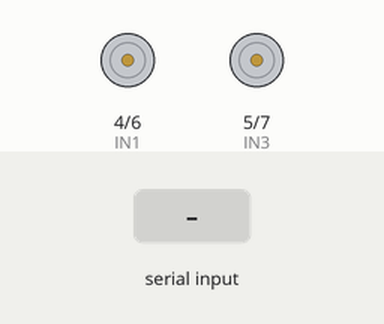
This program was run on a simulated Arduino Uno, built with avr-gcc and run on an emulated ATmega328P. Shown: motor-driver pin pairs drawn as motors (green arrow = first pin HIGH = forward, orange = second pin HIGH = backward, longer = more drive). The inputs (shaded band) are chosen by the test bench.

Above: at 1.2 s.
1.3 s: "F" received over Serial
At 2.4 s:
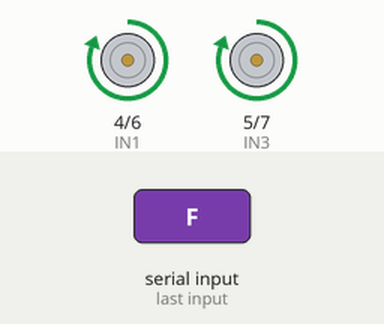
2.8 s: "B" received over Serial
At 3.5 s:
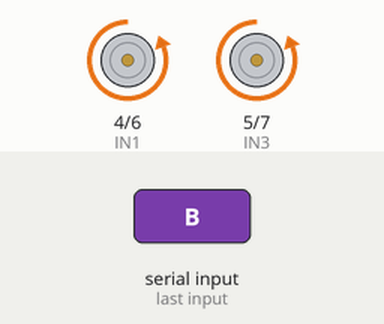
4.3 s: "R" received over Serial
At 4.7 s:
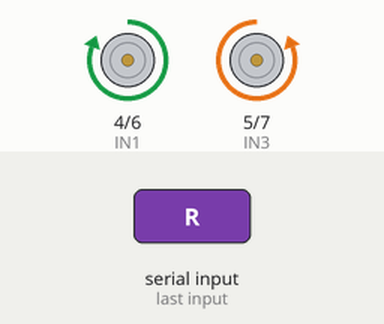
5.8 s: "L" received over Serial
At 7.0 s:
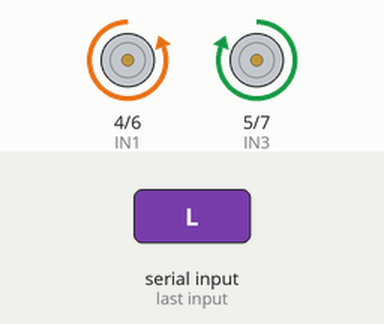
7.3 s: "1" received over Serial
At 8.2 s:
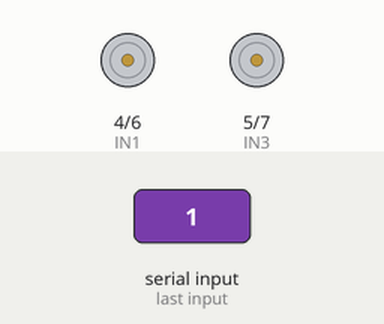
Timing chart, 0 to 9.8 s (numbered marks = the images above; inputs shaded):
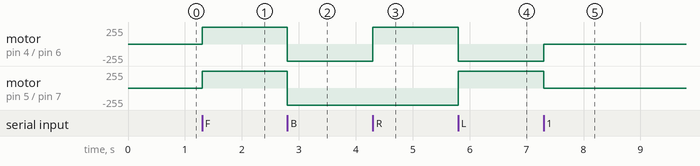

Measured:
- after the input at 1.3 s, motor on pin 4 (IN1) / pin 6 (IN2), motor on pin 5 (IN3) / pin 7 (IN4): stopped → forward 255/255 at once
- after the input at 2.8 s, motor on pin 4 (IN1) / pin 6 (IN2), motor on pin 5 (IN3) / pin 7 (IN4): forward 255/255 → backward 255/255 at once
- after the input at 4.3 s, motor on pin 4 (IN1) / pin 6 (IN2): backward 255/255 → forward 255/255 at once
- after the input at 5.8 s, motor on pin 4 (IN1) / pin 6 (IN2): forward 255/255 → backward 255/255 at once; motor on pin 5 (IN3) / pin 7 (IN4): backward 255/255 → forward 255/255 at once
- after the input at 7.3 s, motor on pin 4 (IN1) / pin 6 (IN2): backward 255/255 → stopped at once; motor on pin 5 (IN3) / pin 7 (IN4): forward 255/255 → stopped at once

The program:

main.cpp
```cpp
#include <Arduino.h>
#include <functions.h>

int IN1 = 4,  IN2 = 6,  IN3 = 5,  IN4 = 7;

void setup() {
  Serial.begin(9600);
  start(IN1, IN2, IN3, IN4);

}

void loop(){
  if (Serial.available()){
    char command = Serial.read();
    handler(command, IN1, IN2, IN3, IN4);
  };
}
```

functions.cpp
```cpp
#include <functions.h>


// Setup function
void start(int IN1,int IN2,int IN3,int IN4){
  pinMode(IN1,OUTPUT);
  pinMode(IN2,OUTPUT);
  pinMode(IN3,OUTPUT);
  pinMode(IN4,OUTPUT);

}


// Control function
void handler(char command,int IN1,int IN2,int IN3,int IN4){
  switch (command){

    case 'F':
      front_or_back(true, IN1, IN2, IN3, IN4);
      break;

    case 'B':
      front_or_back(false, IN1, IN2, IN3, IN4);
      break;


    case 'R':
      right_or_left(true, IN1, IN2, IN3, IN4);
      break;

    case 'L':
      right_or_left(false, IN1, IN2, IN3, IN4);
      break;

    default:
      stop(IN1, IN2, IN3, IN4);
      break;

  }

}


// Move functions
void front_or_back(bool is_front,int IN1,int IN2,int IN3,int IN4) {

  digitalWrite(IN1, is_front);
  digitalWrite(IN2, not is_front);

  digitalWrite(IN3, is_front);
  digitalWrite(IN4, not is_front);
}

void right_or_left(bool is_right,int IN1,int IN2,int IN3,int IN4) {

  digitalWrite(IN1, is_right);
  digitalWrite(IN2, not is_right);

  digitalWrite(IN3, not is_right);
  digitalWrite(IN4, is_right);
}

void stop(int IN1,int IN2,int IN3,int IN4) {

  digitalWrite(IN1, LOW);
  digitalWrite(IN2, LOW);

  digitalWrite(IN3, LOW);
  digitalWrite(IN4, LOW);
}


// Test functions
void test_motor(HardwareSerial *SerialN,int time_delay,int IN1,int IN2,int IN3,int IN4){

  SerialN->println("roda direita sentido horario");
  test_right(true, IN1, IN2, IN3, IN4);
  delay(time_delay);

  SerialN->println("roda direita sentido anti-horario");
  test_right(false, IN1, IN2, IN3, IN4);
  delay(time_delay);

  SerialN->println("roda esquerda sentido horario");
  test_left(true, IN1, IN2, IN3, IN4);
  delay(time_delay);

  SerialN->println("roda esquerda sentido anti-horario");
  test_left(false, IN1, IN2, IN3, IN4);
  delay(time_delay);
}

void test_right(bool is_clockwise,int IN1,int IN2,int IN3,int IN4){
  digitalWrite(IN1, is_clockwise);
  digitalWrite(IN2, not is_clockwise);

  digitalWrite(IN3, LOW);
  digitalWrite(IN4, LOW);
}

void test_left(bool is_clockwise,int IN1,int IN2,int IN3,int IN4){
  digitalWrite(IN1, LOW);
  digitalWrite(IN2, LOW);

  digitalWrite(IN3, is_clockwise);
  digitalWrite(IN4, not is_clockwise);
}
```

functions.h
```cpp
#include <Arduino.h>

// Setup function
void start(int IN1,int IN2,int IN3,int IN4);

// Control function
void handler(char command,int IN1,int IN2,int IN3,int IN4);

// Move functions
void front_or_back(bool is_front,int IN1,int IN2,int IN3,int IN4);
void right_or_left(bool is_right,int IN1,int IN2,int IN3,int IN4);
void stop(int IN1,int IN2,int IN3,int IN4);

// Test functions
void test_motor(HardwareSerial *SerialN, int time_delay,int IN1,int IN2,int IN3,int IN4);
void test_right(bool is_clockwise,int IN1,int IN2,int IN3,int IN4);
void test_left(bool is_clockwise,int IN1,int IN2,int IN3,int IN4);
```
